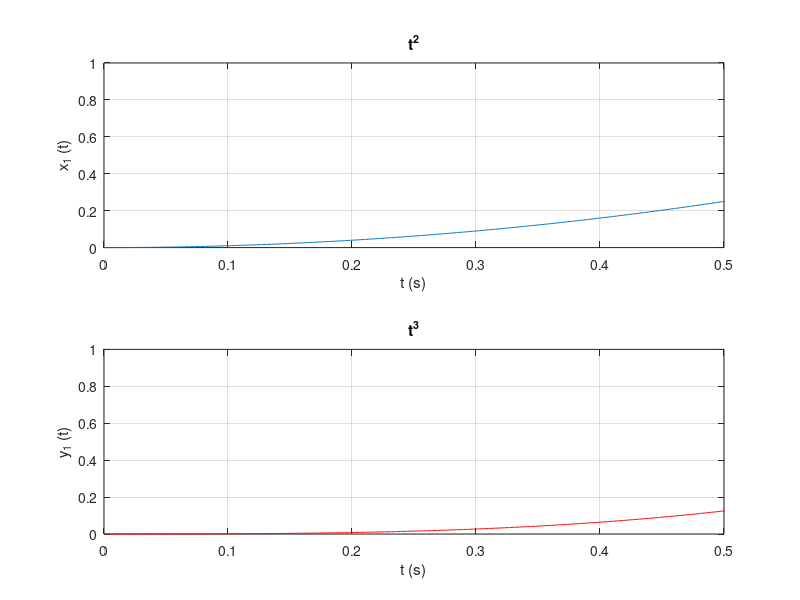

Here is the MATLAB script that generated this plot:
% Efface les variables; ferme les graphes; efface la console
clear; close all; clc; 

a = [1 2 3];
b = [2 3 4];

c = b.*a;

fe = 1e3;
t = 0:1/fe:1;

x=t.^2;
y=t.^3;

axes(1) = subplot(2,1,1);
plot(t, x);
xlabel('t (s)');
ylabel('x_1 (t)');
title('t^2');
grid on;


axes(2) = subplot(2,1,2);
plot(t, y, 'r');
xlabel('t (s)');
ylabel('y_1 (t)');
title('t^3');
grid on;

linkaxes(axes, 'x');
xlim([0 0.5]);


